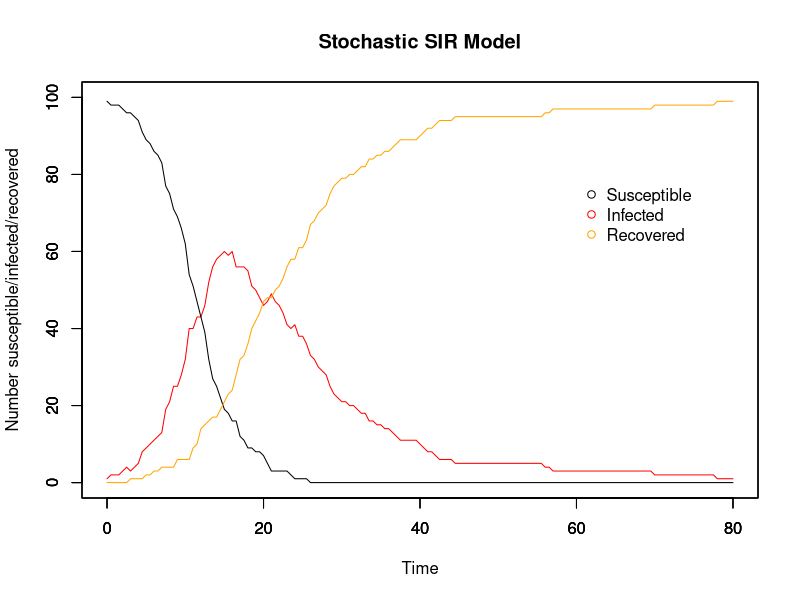
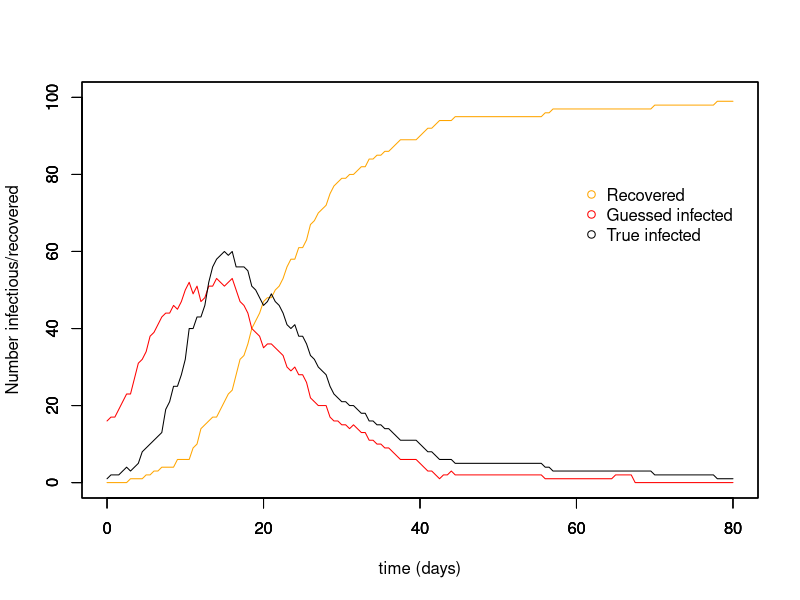

Recreate these plots in R, in order. (Note: this script raises an error after producing the figures.)
# MCMC estimating stochastic processes
# 3 unknonws: beta, gamma, and the time of infection for each individual
# 17/11/17

##########################
## Input values for SIR ##
##########################

# Time
timestep <- 0.5
times <- seq(0, 80, by = timestep)

# Initial population: N-1 susceptible, 1 infectious, 0 recovered
init.values = c(
  S = 100-1,
  I = 1,
  R = 0
)
N = sum(init.values)

# Beta & gammma
beta <- 5e-3
gamma <- 8e-2
1/gamma

###############
## The model ##
###############

# Array for holding collective disease status information for whole period of time
data <- array(0, dim =c(length(times), length(init.values)+3))
data[,1] <- times # make first column the timesteps to make plotting easier later on

#set.seed(22) # other good ones: 7, 14, 22, 30

# For loops for calculating the numbers susceptible, infected, and recovered at each timepoint
for (time in times){
  if (time == 0){ # Set up the number of S/I/R at time 0
    data[1,2] <- init.values["S"] # number of susceptibles at time 0
    data[1,3] <- init.values["I"] # number of infecteds at time 0
    data[1,4] <- init.values["R"] # number of recovereds at time 0
    data[1,5] <- init.values["I"] # number newly infected at time 0
    data[1,6] <- init.values["R"] # number newly recovered at time 0
    
  } else{
    whole_time <- 1/timestep * time # makes time into the whole number that it corresponds to in the array
    #inf <- rbinom(1, size = data[whole_time,2], prob = foi_t) # number who become infected in this timestep
    #rec <- rbinom(1, size = data[whole_time,3], prob = r_t)# number who become recovered in this timestep
    
    inf <- rbinom(1, size = data[whole_time,2], (1-(exp(-beta*data[whole_time,3]*timestep)))) # number who become infected in this timestep
    rec <- rbinom(1, size = data[whole_time,3], (1-(exp(-gamma*timestep)))) # number who become recovered in this timestep
    
    data[whole_time+1,2] <- data[whole_time,2] - inf # number of susceptibles at other times
    
    data[whole_time+1,3] <- data[whole_time,3]  + inf - rec # number of infecteds at other times
    
    data[whole_time+1,4] <- data[whole_time,4] + rec # number of recovereds at other times
    
    data[whole_time+1,5] <- data[whole_time+1,3] - data[whole_time,3] + data[whole_time+1,4] - data[whole_time,4] # number of newly infected
    
    data[whole_time+1,6] <- data[whole_time+1,4] - data[whole_time,4] # number of newly recovered
  }
}

###############
## SIR plots ##
###############

run_stoch <- data.frame(data) # make array into a dataframe
colnames(run_stoch) <- c("time","S", "I", "R", "new_I", "new_R")

par(mfrow = c(1,1))

# Plot for SIR model
plot(x = run_stoch$time, y = run_stoch$I, type = "line", col = "red", ylim = c(0,N),
     xlab = "Time", ylab = "Number susceptible/infected/recovered", main = "Stochastic SIR Model")
par(new=T)
plot(x = run_stoch$time, y = run_stoch$S, type = "line", ylim = c(0,N), ylab = "", xlab = "") # add susceptible line
par(new=T)
plot(x = run_stoch$time, y = run_stoch$R, type = "line", col = "orange", ylim = c(0,N), ylab = "", xlab = "") # recovered

# Add legend
legend(60, 0.8*N, c("Susceptible", "Infected", "Recovered"), pch = 1, col = c("black", "red", "orange"), bty = "n")

#################
## Guess new_I ##
#################

inf_period <- ceiling(1/gamma) # mean infectious period calculated from gamma

for (i in 1:nrow(run_stoch)){
run_stoch$guess_new_I[i] <- run_stoch$new_R[i+(inf_period/timestep)] # guess newly infected, translates days into no. of timesteps
run_stoch$guess_I[i] <- run_stoch$R[i+(inf_period/timestep)] - run_stoch$R[i]
run_stoch$guess_S[i] <- N - (run_stoch$R[i] + run_stoch$guess_I[i])
}
run_stoch[is.na(run_stoch)] <- 0

plot(run_stoch$time, run_stoch$R, ylim = c(0,N), type = "line", col = "orange", xlab = "time (days)", ylab = "Number infectious/recovered")
par(new=T)
plot(run_stoch$time, run_stoch$guess_I, ylim = c(0,N), type = "line", col = "red", xlab = " ", ylab = " ")
par(new=T)
plot(x = run_stoch$time, y = run_stoch$I, type = "line", col = "black", ylim = c(0,N), xlab = " ", ylab = " ")
legend(60, 0.8*N, c("Recovered", "Guessed infected", "True infected"), pch = 1, col = c("orange", "red", "black"), bty = "n")

##################################
## Likelihood, prior, posterior ##
##################################

# Likelihood distribution for beta and gamma
likelihood <- function(param){
  dim(param)
  beta = as.numeric(param[1,1])
  gamma = as.numeric(param[2,1])
  I = as.numeric(param[,2])
  new_I = as.numeric(param[,3])
  
  total = array(0, dim = (c(nrow(run_stoch))))
  
  for (i in 1:nrow(run_stoch)){
    betalikelihood = dbinom(new_I[i+1], (N - I[i] - run_stoch$R[i]), (1-(exp(-beta*I[i]*timestep))), log = T)
    gammalikelihood = dbinom(run_stoch$new_R[i+1], I[i], (1-(exp(-gamma*timestep))), log = T)
    total[i] = betalikelihood + gammalikelihood
    # print(betalikelihood)
    # print(gammalikelihood)
  }
  #print(sum(total, na.rm = T))
  return(sum(total, na.rm = T))
}

# Prior distribution
prior <- function(param){
  beta = as.numeric(param[1,1])
  gamma = as.numeric(param[2,1])
  
  betaprior = dunif(beta, min = 0, max = 100, log = T)
  gammaprior = dunif(gamma, min = 0, max = 100, log = T)
  return(betaprior + gammaprior)
}

# Posterior distribution for beta and gamma
posterior <- function(param){
  return (likelihood(param) + prior(param))
}

# Proposal function for infectious
inf_proposalfunction <- function(param){
  changed_I <- sample(length(times), 1)
  inf_list <- c(-1, 1) # used for choosing -1 or +1 randomly
  inf <- sample(inf_list, 1) # will the change at that timepoint be + or - 1 I

  param[changed_I[1],2] = param[changed_I[1], 2] + inf
  param[changed_I[1],3] = param[changed_I[1], 3] + inf
  return(param)
}

# Proposal function for beta and gamma
proposalfunction <- function(param){
  param[1,1] = rnorm(1, mean = param[1,1], sd = 0.005 ) # beta proposal
  param[2,1] = rnorm(1, mean = param[2,1], sd = 0.1) # gamma proposal
  return(param)
  }

##########
## MCMC ##
##########

run_metropolis_MCMC <- function(startvalue, iterations){
  chain = array(dim = c(nrow(startvalue), iterations+1, ncol(startvalue))) # Array for storing chain data

  chain[1,1,1] = startvalue[1,1] # beta
  chain[2,1,1] = startvalue[2,1] # gamma
  chain[,1,2] = startvalue[,2] # all infectious
  chain[,1,3] = startvalue[,3] # newly infectious
  
  for (i in 1:iterations){
    
    # Infectious
    inf_proposal = inf_proposalfunction(chain[,i,])
    
    if(min(inf_proposal[,2]) < 0 | min(inf_proposal[,3]) < 0){
      chain[,i+1,2:3] = chain[,i,2:3]

    } else{
      inf_probab = posterior(inf_proposal) - posterior(chain[,i,])
        if (log(runif(1)) < inf_probab){
        chain[,i+1,2:3] = inf_proposal[,2:3]
        } else{
          chain[,i+1,2:3] = chain[,i,2:3]
          }
    }
    
    # Beta and gamma
    proposal = proposalfunction(chain[,i,]) # beta proposal and gamma proposal
    
    if (proposal[1,1] < 0.0 & proposal[2,1] < 0.0 ){
      chain[1:2,i+1,1] = chain[1:2,i,1]
      
    } else if (proposal[1,1] < 0.0 & proposal[2,1] >= 0.0){
      proposal[1,1] = chain[1,i,1]
      probab = posterior(proposal) - posterior(chain[,i,])
      #print(probab)
      if (log(runif(1)) < probab){
        chain[,i+1,1] = proposal[,1]
      }else{
        chain[,i+1,1] = chain[,i,1]
      }
      
    } else if (proposal[1,1] >= 0.0 & proposal[2,1] < 0.0){
      proposal[2,1] = chain[2,i,1]
      probab = posterior(proposal) - posterior(chain[,i,])
      #print(probab)
      if (log(runif(1)) < probab){
        chain[,i+1,1] = proposal[,1]
      }else{
        chain[,i+1,1] = chain[,i,1]
      }
      
    } else{
      probab = posterior(proposal) - posterior(chain[,i,])
      #print(probab)
      if (log(runif(1)) < probab){
        chain[,i+1,1] = proposal[,1]
      }else{
        chain[,i+1,1] = chain[,i,1]
      }
    }
  }
  return(chain)
}

# Where to start the chain for beta, gamma, and I
startvalue <- array(dim = c(length(times), 3))
startvalue[1,1] <- 0.01 # beta guess
startvalue[2,1] <- 0.01 # gamma guess
startvalue[,2] <- run_stoch$guess_I # I guess
startvalue[,3] <- run_stoch$guess_new_I # new I guess

# Number of runs
iterations = 3000000

# Run the MCMC
#set.seed(4)
chain <- run_metropolis_MCMC(startvalue, iterations)

# The beginning of the chain is biased towards the starting point, so take them out
# normally burnin is 10%-50% of the runs
burnIn = 0.5*iterations
acceptance <- 1-mean(duplicated(chain[,-(1:burnIn),]))
inf_acceptance <- 1-mean(duplicated(chain[,-(1:burnIn),2]))

################
## MCMC Plots ##
################

par(mfrow = c(2,2))

hist(chain[1,-(1:burnIn),1],nclass=30, main="Posterior of beta")
abline(v = mean(chain[1,-(1:burnIn),1]), col = "red")

hist(chain[2, -(1:burnIn),1],nclass=30, main="Posterior of gamma")
abline(v = mean(chain[2,-(1:burnIn),1]), col = "red")

plot(chain[1, -(1:burnIn),1], type = "l", main = "Chain values of beta")

plot(chain[2, -(1:burnIn),1], type = "l", main = "Chain values of gamma")

# Plot beta vs. gamma
par(mfrow = c(1,1))
library(RColorBrewer)
library(MASS)

plot(x = chain[2,,1], y = chain[1,,1], xlab = "Gamma", ylab = "Beta", pch = 20, cex = 0.8)
# abline(lm(chain[,1]~chain[,2]), col="red") # regression line

k <- 11
my.cols <- rev(brewer.pal(k, "RdYlBu"))
z <- kde2d(chain[2,,1], chain[1,,1], n=50)
filled.contour(z, nlevels=k, col=my.cols, xlab = "Gamma", ylab = "Beta")
 
par(mfrow = c(1,1))

# plot(chain[,1,2], ylim = c(0, N), type = "line", col = "red", xlab = " ", ylab = " ")
#   for(i in 1:iterations){
#   lines(chain[,i,2], type = "line", lty = 2, col = "black", xlab = " ", ylab = " ")
#   }
#   lines(run_stoch$I, type = "line", col = "grey", xlab = " ", ylab = " ")
  
plot(chain[,1,2], ylim = c(0, N), type = "line", col = "red", xlab = " ", ylab = " ")
  lines(run_stoch$I, type = "line", col = "grey", xlab = " ", ylab = " ")  
  lines(chain[,iterations,2], type = "line", lty = 2, col = "black", xlab = " ", ylab = " ")
  

########################################################################################################################

########################################################################################################################
